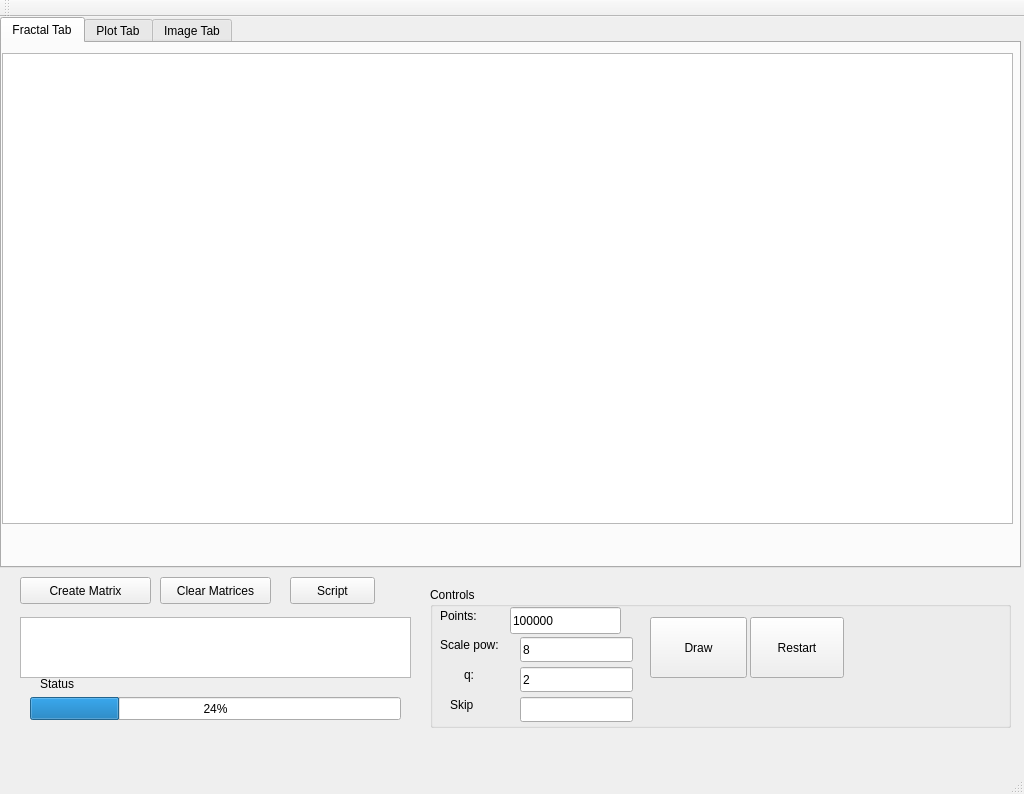
<?xml version="1.0" encoding="UTF-8"?>
<ui version="4.0">
 <class>MainWindow</class>
 <widget class="QMainWindow" name="MainWindow">
  <property name="geometry">
   <rect>
    <x>0</x>
    <y>0</y>
    <width>1024</width>
    <height>794</height>
   </rect>
  </property>
  <property name="windowTitle">
   <string>MainWindow</string>
  </property>
  <widget class="QWidget" name="centralWidget">
   <widget class="QPlainTextEdit" name="plainTextEdit">
    <property name="geometry">
     <rect>
      <x>20</x>
      <y>600</y>
      <width>391</width>
      <height>61</height>
     </rect>
    </property>
   </widget>
   <widget class="QPushButton" name="CreateMatrix">
    <property name="geometry">
     <rect>
      <x>20</x>
      <y>560</y>
      <width>131</width>
      <height>27</height>
     </rect>
    </property>
    <property name="text">
     <string>Create Matrix</string>
    </property>
   </widget>
   <widget class="QPushButton" name="clearMatrices">
    <property name="geometry">
     <rect>
      <x>160</x>
      <y>560</y>
      <width>111</width>
      <height>27</height>
     </rect>
    </property>
    <property name="text">
     <string>Clear Matrices</string>
    </property>
   </widget>
   <widget class="QGroupBox" name="fractalGroupBox">
    <property name="geometry">
     <rect>
      <x>430</x>
      <y>570</y>
      <width>581</width>
      <height>141</height>
     </rect>
    </property>
    <property name="title">
     <string>Controls</string>
    </property>
    <widget class="QLabel" name="numPointsLabel">
     <property name="geometry">
      <rect>
       <x>10</x>
       <y>20</y>
       <width>67</width>
       <height>17</height>
      </rect>
     </property>
     <property name="text">
      <string>Points:</string>
     </property>
    </widget>
    <widget class="QLineEdit" name="lineEdit">
     <property name="geometry">
      <rect>
       <x>80</x>
       <y>20</y>
       <width>111</width>
       <height>27</height>
      </rect>
     </property>
     <property name="text">
      <string>100000</string>
     </property>
    </widget>
    <widget class="QPushButton" name="drawFractal">
     <property name="geometry">
      <rect>
       <x>220</x>
       <y>30</y>
       <width>97</width>
       <height>61</height>
      </rect>
     </property>
     <property name="text">
      <string>Draw</string>
     </property>
    </widget>
    <widget class="QLineEdit" name="lineEdit_2">
     <property name="geometry">
      <rect>
       <x>90</x>
       <y>50</y>
       <width>113</width>
       <height>25</height>
      </rect>
     </property>
     <property name="text">
      <string>8</string>
     </property>
    </widget>
    <widget class="QLabel" name="label">
     <property name="geometry">
      <rect>
       <x>10</x>
       <y>50</y>
       <width>71</width>
       <height>16</height>
      </rect>
     </property>
     <property name="text">
      <string>Scale pow:</string>
     </property>
    </widget>
    <widget class="QLineEdit" name="lineEdit_3">
     <property name="geometry">
      <rect>
       <x>90</x>
       <y>80</y>
       <width>113</width>
       <height>25</height>
      </rect>
     </property>
     <property name="text">
      <string>2</string>
     </property>
    </widget>
    <widget class="QLabel" name="label_2">
     <property name="geometry">
      <rect>
       <x>10</x>
       <y>80</y>
       <width>58</width>
       <height>15</height>
      </rect>
     </property>
     <property name="text">
      <string>q:</string>
     </property>
     <property name="alignment">
      <set>Qt::AlignCenter</set>
     </property>
    </widget>
    <widget class="QPushButton" name="restartButton">
     <property name="geometry">
      <rect>
       <x>320</x>
       <y>30</y>
       <width>94</width>
       <height>61</height>
      </rect>
     </property>
     <property name="text">
      <string>Restart</string>
     </property>
    </widget>
    <widget class="QLabel" name="label_3">
     <property name="geometry">
      <rect>
       <x>20</x>
       <y>110</y>
       <width>58</width>
       <height>15</height>
      </rect>
     </property>
     <property name="text">
      <string>Skip</string>
     </property>
    </widget>
    <widget class="QLineEdit" name="toSkip">
     <property name="geometry">
      <rect>
       <x>90</x>
       <y>110</y>
       <width>113</width>
       <height>25</height>
      </rect>
     </property>
    </widget>
   </widget>
   <widget class="QTabWidget" name="tabWidget">
    <property name="geometry">
     <rect>
      <x>0</x>
      <y>0</y>
      <width>1021</width>
      <height>551</height>
     </rect>
    </property>
    <property name="currentIndex">
     <number>0</number>
    </property>
    <widget class="QWidget" name="Fractaltab">
     <attribute name="title">
      <string>Fractal Tab</string>
     </attribute>
     <widget class="QGraphicsView" name="graphicsView">
      <property name="geometry">
       <rect>
        <x>0</x>
        <y>10</y>
        <width>1011</width>
        <height>471</height>
       </rect>
      </property>
      <property name="sizePolicy">
       <sizepolicy hsizetype="Maximum" vsizetype="Expanding">
        <horstretch>0</horstretch>
        <verstretch>0</verstretch>
       </sizepolicy>
      </property>
     </widget>
    </widget>
    <widget class="QWidget" name="PlotTab">
     <attribute name="title">
      <string>Plot Tab</string>
     </attribute>
     <widget class="QCustomPlot" name="Plotter" native="true">
      <property name="geometry">
       <rect>
        <x>0</x>
        <y>10</y>
        <width>691</width>
        <height>501</height>
       </rect>
      </property>
     </widget>
     <widget class="QPlainTextEdit" name="plottedPoints">
      <property name="geometry">
       <rect>
        <x>700</x>
        <y>10</y>
        <width>311</width>
        <height>471</height>
       </rect>
      </property>
     </widget>
     <widget class="QPushButton" name="linearRegressionButton">
      <property name="geometry">
       <rect>
        <x>866</x>
        <y>480</y>
        <width>141</width>
        <height>27</height>
       </rect>
      </property>
      <property name="text">
       <string>Linear Regression</string>
      </property>
     </widget>
    </widget>
    <widget class="QWidget" name="imageTab">
     <attribute name="title">
      <string>Image Tab</string>
     </attribute>
     <widget class="QGraphicsView" name="imageTabGraphic">
      <property name="geometry">
       <rect>
        <x>10</x>
        <y>10</y>
        <width>1001</width>
        <height>511</height>
       </rect>
      </property>
     </widget>
    </widget>
   </widget>
   <widget class="QProgressBar" name="progressBar">
    <property name="geometry">
     <rect>
      <x>30</x>
      <y>680</y>
      <width>371</width>
      <height>23</height>
     </rect>
    </property>
    <property name="value">
     <number>24</number>
    </property>
   </widget>
   <widget class="QLabel" name="StatusLabel">
    <property name="geometry">
     <rect>
      <x>40</x>
      <y>660</y>
      <width>55</width>
      <height>14</height>
     </rect>
    </property>
    <property name="text">
     <string>Status</string>
    </property>
   </widget>
   <widget class="QPushButton" name="useScriptButton">
    <property name="geometry">
     <rect>
      <x>290</x>
      <y>560</y>
      <width>85</width>
      <height>27</height>
     </rect>
    </property>
    <property name="text">
     <string>Script</string>
    </property>
   </widget>
  </widget>
  <widget class="QMenuBar" name="menuBar">
   <property name="geometry">
    <rect>
     <x>0</x>
     <y>0</y>
     <width>1024</width>
     <height>29</height>
    </rect>
   </property>
  </widget>
  <widget class="QToolBar" name="mainToolBar">
   <attribute name="toolBarArea">
    <enum>TopToolBarArea</enum>
   </attribute>
   <attribute name="toolBarBreak">
    <bool>false</bool>
   </attribute>
  </widget>
  <widget class="QStatusBar" name="statusBar"/>
 </widget>
 <layoutdefault spacing="6" margin="11"/>
 <customwidgets>
  <customwidget>
   <class>QCustomPlot</class>
   <extends>QWidget</extends>
   <header>qcustomplot.h</header>
   <container>1</container>
  </customwidget>
 </customwidgets>
 <resources/>
 <connections>
  <connection>
   <sender>CreateMatrix</sender>
   <signal>clicked()</signal>
   <receiver>MainWindow</receiver>
   <slot>onCreateMatrixClicked()</slot>
   <hints>
    <hint type="sourcelabel">
     <x>150</x>
     <y>602</y>
    </hint>
    <hint type="destinationlabel">
     <x>366</x>
     <y>206</y>
    </hint>
   </hints>
  </connection>
  <connection>
   <sender>clearMatrices</sender>
   <signal>clicked()</signal>
   <receiver>MainWindow</receiver>
   <slot>onClearMatrices()</slot>
   <hints>
    <hint type="sourcelabel">
     <x>215</x>
     <y>611</y>
    </hint>
    <hint type="destinationlabel">
     <x>511</x>
     <y>374</y>
    </hint>
   </hints>
  </connection>
  <connection>
   <sender>drawFractal</sender>
   <signal>clicked()</signal>
   <receiver>MainWindow</receiver>
   <slot>onDrawFractal()</slot>
   <hints>
    <hint type="sourcelabel">
     <x>650</x>
     <y>702</y>
    </hint>
    <hint type="destinationlabel">
     <x>511</x>
     <y>374</y>
    </hint>
   </hints>
  </connection>
  <connection>
   <sender>restartButton</sender>
   <signal>clicked()</signal>
   <receiver>MainWindow</receiver>
   <slot>clear()</slot>
   <hints>
    <hint type="sourcelabel">
     <x>796</x>
     <y>656</y>
    </hint>
    <hint type="destinationlabel">
     <x>511</x>
     <y>374</y>
    </hint>
   </hints>
  </connection>
  <connection>
   <sender>linearRegressionButton</sender>
   <signal>clicked()</signal>
   <receiver>MainWindow</receiver>
   <slot>onLinearRegression()</slot>
   <hints>
    <hint type="sourcelabel">
     <x>938</x>
     <y>560</y>
    </hint>
    <hint type="destinationlabel">
     <x>511</x>
     <y>374</y>
    </hint>
   </hints>
  </connection>
  <connection>
   <sender>useScriptButton</sender>
   <signal>clicked()</signal>
   <receiver>MainWindow</receiver>
   <slot>onUseScriptClicked()</slot>
   <hints>
    <hint type="sourcelabel">
     <x>356</x>
     <y>623</y>
    </hint>
    <hint type="destinationlabel">
     <x>414</x>
     <y>519</y>
    </hint>
   </hints>
  </connection>
 </connections>
 <slots>
  <slot>onCreateMatrixClicked()</slot>
  <slot>onClearMatrices()</slot>
  <slot>onDrawFractal()</slot>
  <slot>clear()</slot>
  <slot>onLinearRegression()</slot>
  <slot>onUseScriptClicked()</slot>
 </slots>
</ui>
